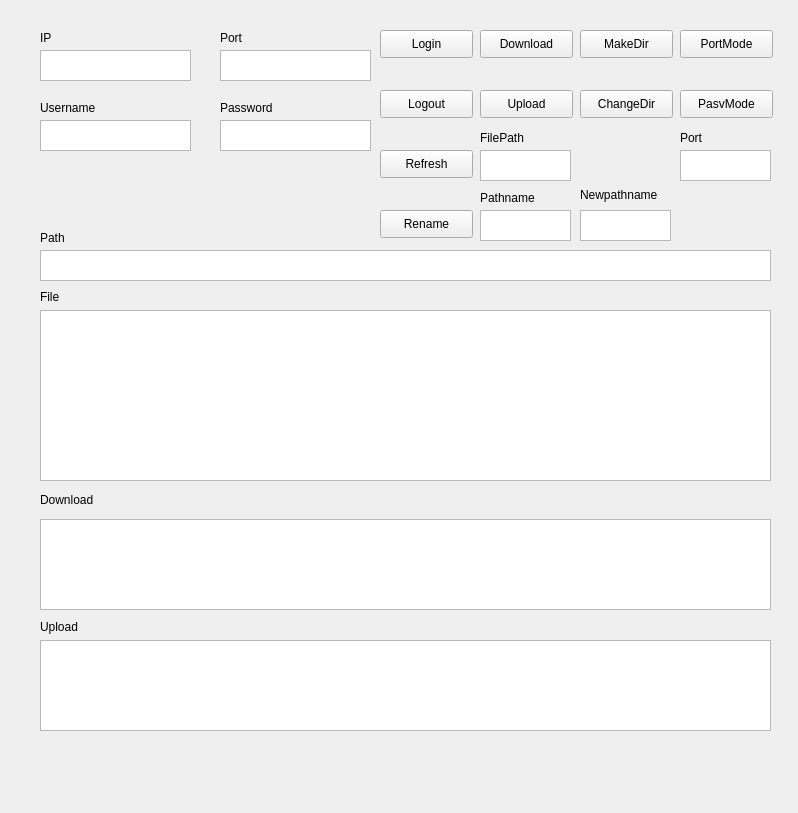
<?xml version="1.0" encoding="UTF-8"?>
<ui version="4.0">
 <class>Form</class>
 <widget class="QWidget" name="Form">
  <property name="geometry">
   <rect>
    <x>0</x>
    <y>0</y>
    <width>798</width>
    <height>813</height>
   </rect>
  </property>
  <property name="windowTitle">
   <string>Form</string>
  </property>
  <widget class="QTextEdit" name="Input_Path">
   <property name="geometry">
    <rect>
     <x>40</x>
     <y>250</y>
     <width>731</width>
     <height>31</height>
    </rect>
   </property>
  </widget>
  <widget class="QLabel" name="label">
   <property name="geometry">
    <rect>
     <x>40</x>
     <y>489</y>
     <width>81</width>
     <height>21</height>
    </rect>
   </property>
   <property name="text">
    <string>Download</string>
   </property>
  </widget>
  <widget class="QTableView" name="Show_Download">
   <property name="geometry">
    <rect>
     <x>40</x>
     <y>519</y>
     <width>731</width>
     <height>91</height>
    </rect>
   </property>
   <attribute name="horizontalHeaderStretchLastSection">
    <bool>true</bool>
   </attribute>
  </widget>
  <widget class="QLabel" name="label_2">
   <property name="geometry">
    <rect>
     <x>40</x>
     <y>619</y>
     <width>72</width>
     <height>15</height>
    </rect>
   </property>
   <property name="text">
    <string>Upload</string>
   </property>
  </widget>
  <widget class="QTableView" name="Show_Upload">
   <property name="geometry">
    <rect>
     <x>40</x>
     <y>640</y>
     <width>731</width>
     <height>91</height>
    </rect>
   </property>
   <attribute name="horizontalHeaderStretchLastSection">
    <bool>true</bool>
   </attribute>
  </widget>
  <widget class="QLabel" name="label_3">
   <property name="geometry">
    <rect>
     <x>40</x>
     <y>230</y>
     <width>72</width>
     <height>15</height>
    </rect>
   </property>
   <property name="text">
    <string>Path</string>
   </property>
  </widget>
  <widget class="QTextEdit" name="Input_Username">
   <property name="geometry">
    <rect>
     <x>40</x>
     <y>120</y>
     <width>151</width>
     <height>31</height>
    </rect>
   </property>
   <property name="readOnly">
    <bool>false</bool>
   </property>
  </widget>
  <widget class="QLabel" name="label_4">
   <property name="geometry">
    <rect>
     <x>40</x>
     <y>100</y>
     <width>72</width>
     <height>15</height>
    </rect>
   </property>
   <property name="text">
    <string>Username</string>
   </property>
  </widget>
  <widget class="QTextEdit" name="Input_IP">
   <property name="geometry">
    <rect>
     <x>40</x>
     <y>50</y>
     <width>151</width>
     <height>31</height>
    </rect>
   </property>
   <property name="readOnly">
    <bool>false</bool>
   </property>
  </widget>
  <widget class="QLabel" name="label_5">
   <property name="geometry">
    <rect>
     <x>40</x>
     <y>30</y>
     <width>72</width>
     <height>15</height>
    </rect>
   </property>
   <property name="text">
    <string>IP</string>
   </property>
  </widget>
  <widget class="QTextEdit" name="Input_Port">
   <property name="geometry">
    <rect>
     <x>220</x>
     <y>50</y>
     <width>151</width>
     <height>31</height>
    </rect>
   </property>
  </widget>
  <widget class="QTextEdit" name="Input_Password">
   <property name="geometry">
    <rect>
     <x>220</x>
     <y>120</y>
     <width>151</width>
     <height>31</height>
    </rect>
   </property>
  </widget>
  <widget class="QLabel" name="label_6">
   <property name="geometry">
    <rect>
     <x>220</x>
     <y>30</y>
     <width>72</width>
     <height>15</height>
    </rect>
   </property>
   <property name="text">
    <string>Port</string>
   </property>
  </widget>
  <widget class="QLabel" name="label_7">
   <property name="geometry">
    <rect>
     <x>220</x>
     <y>100</y>
     <width>72</width>
     <height>15</height>
    </rect>
   </property>
   <property name="text">
    <string>Password</string>
   </property>
  </widget>
  <widget class="QPushButton" name="Button_Login">
   <property name="geometry">
    <rect>
     <x>380</x>
     <y>30</y>
     <width>93</width>
     <height>28</height>
    </rect>
   </property>
   <property name="text">
    <string>Login</string>
   </property>
  </widget>
  <widget class="QPushButton" name="Button_Logout">
   <property name="geometry">
    <rect>
     <x>380</x>
     <y>90</y>
     <width>93</width>
     <height>28</height>
    </rect>
   </property>
   <property name="text">
    <string>Logout</string>
   </property>
  </widget>
  <widget class="QPushButton" name="Button_Refresh">
   <property name="geometry">
    <rect>
     <x>380</x>
     <y>150</y>
     <width>93</width>
     <height>28</height>
    </rect>
   </property>
   <property name="text">
    <string>Refresh</string>
   </property>
  </widget>
  <widget class="QPushButton" name="Button_Download">
   <property name="geometry">
    <rect>
     <x>480</x>
     <y>30</y>
     <width>93</width>
     <height>28</height>
    </rect>
   </property>
   <property name="text">
    <string>Download</string>
   </property>
  </widget>
  <widget class="QPushButton" name="Button_Upload">
   <property name="geometry">
    <rect>
     <x>480</x>
     <y>90</y>
     <width>93</width>
     <height>28</height>
    </rect>
   </property>
   <property name="text">
    <string>Upload</string>
   </property>
  </widget>
  <widget class="QTableView" name="Show_File">
   <property name="geometry">
    <rect>
     <x>40</x>
     <y>310</y>
     <width>731</width>
     <height>171</height>
    </rect>
   </property>
   <attribute name="horizontalHeaderStretchLastSection">
    <bool>true</bool>
   </attribute>
   <attribute name="verticalHeaderStretchLastSection">
    <bool>false</bool>
   </attribute>
  </widget>
  <widget class="QLabel" name="label_8">
   <property name="geometry">
    <rect>
     <x>40</x>
     <y>289</y>
     <width>72</width>
     <height>15</height>
    </rect>
   </property>
   <property name="text">
    <string>File</string>
   </property>
  </widget>
  <widget class="QPushButton" name="Button_Makedir">
   <property name="geometry">
    <rect>
     <x>580</x>
     <y>30</y>
     <width>93</width>
     <height>28</height>
    </rect>
   </property>
   <property name="text">
    <string>MakeDir</string>
   </property>
  </widget>
  <widget class="QPushButton" name="Button_Changedir">
   <property name="geometry">
    <rect>
     <x>580</x>
     <y>90</y>
     <width>93</width>
     <height>28</height>
    </rect>
   </property>
   <property name="text">
    <string>ChangeDir</string>
   </property>
  </widget>
  <widget class="QPushButton" name="Button_Portmode">
   <property name="geometry">
    <rect>
     <x>680</x>
     <y>30</y>
     <width>93</width>
     <height>28</height>
    </rect>
   </property>
   <property name="text">
    <string>PortMode</string>
   </property>
  </widget>
  <widget class="QPushButton" name="Button_Pasvmode">
   <property name="geometry">
    <rect>
     <x>680</x>
     <y>90</y>
     <width>93</width>
     <height>28</height>
    </rect>
   </property>
   <property name="text">
    <string>PasvMode</string>
   </property>
  </widget>
  <widget class="QTextEdit" name="Input_Filepath">
   <property name="geometry">
    <rect>
     <x>480</x>
     <y>150</y>
     <width>91</width>
     <height>31</height>
    </rect>
   </property>
  </widget>
  <widget class="QTextEdit" name="Input_ModePort">
   <property name="geometry">
    <rect>
     <x>680</x>
     <y>150</y>
     <width>91</width>
     <height>31</height>
    </rect>
   </property>
  </widget>
  <widget class="QLabel" name="label_9">
   <property name="geometry">
    <rect>
     <x>480</x>
     <y>130</y>
     <width>72</width>
     <height>15</height>
    </rect>
   </property>
   <property name="text">
    <string>FilePath</string>
   </property>
  </widget>
  <widget class="QLabel" name="label_10">
   <property name="geometry">
    <rect>
     <x>680</x>
     <y>130</y>
     <width>72</width>
     <height>15</height>
    </rect>
   </property>
   <property name="text">
    <string>Port</string>
   </property>
  </widget>
  <widget class="QPushButton" name="Button_Rename">
   <property name="geometry">
    <rect>
     <x>380</x>
     <y>210</y>
     <width>93</width>
     <height>28</height>
    </rect>
   </property>
   <property name="text">
    <string>Rename</string>
   </property>
  </widget>
  <widget class="QLabel" name="label_11">
   <property name="geometry">
    <rect>
     <x>480</x>
     <y>190</y>
     <width>72</width>
     <height>15</height>
    </rect>
   </property>
   <property name="text">
    <string>Pathname</string>
   </property>
  </widget>
  <widget class="QLabel" name="label_12">
   <property name="geometry">
    <rect>
     <x>580</x>
     <y>185</y>
     <width>91</width>
     <height>20</height>
    </rect>
   </property>
   <property name="text">
    <string>Newpathname</string>
   </property>
  </widget>
  <widget class="QTextEdit" name="Input_Pathname">
   <property name="geometry">
    <rect>
     <x>480</x>
     <y>210</y>
     <width>91</width>
     <height>31</height>
    </rect>
   </property>
  </widget>
  <widget class="QTextEdit" name="Input_Newpathname">
   <property name="geometry">
    <rect>
     <x>580</x>
     <y>210</y>
     <width>91</width>
     <height>31</height>
    </rect>
   </property>
  </widget>
 </widget>
 <resources/>
 <connections/>
</ui>
